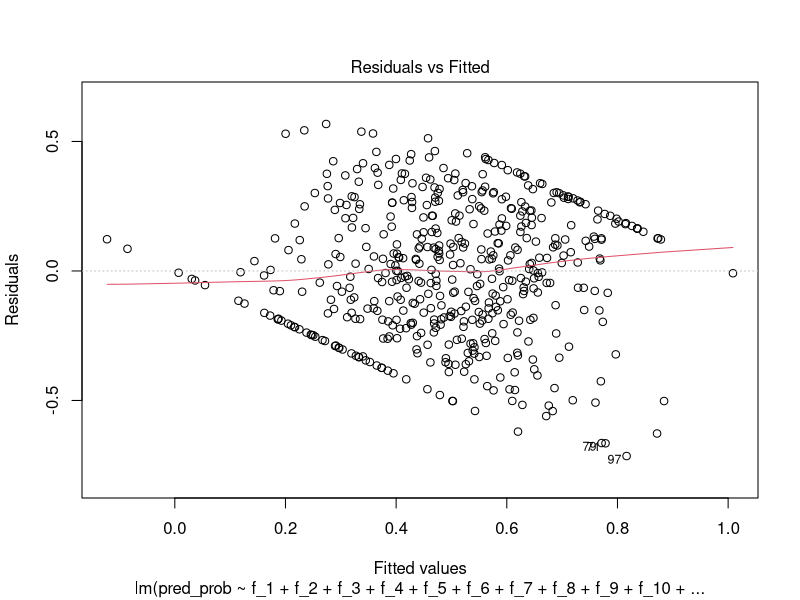
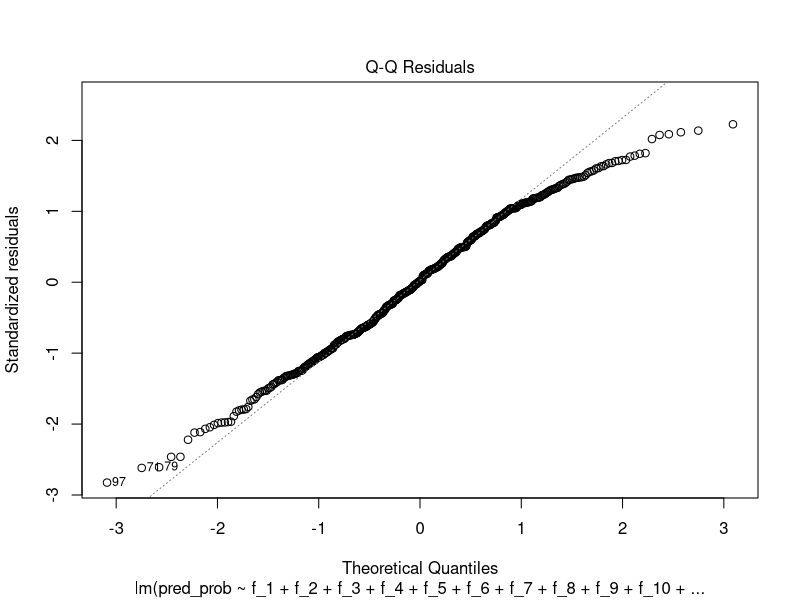
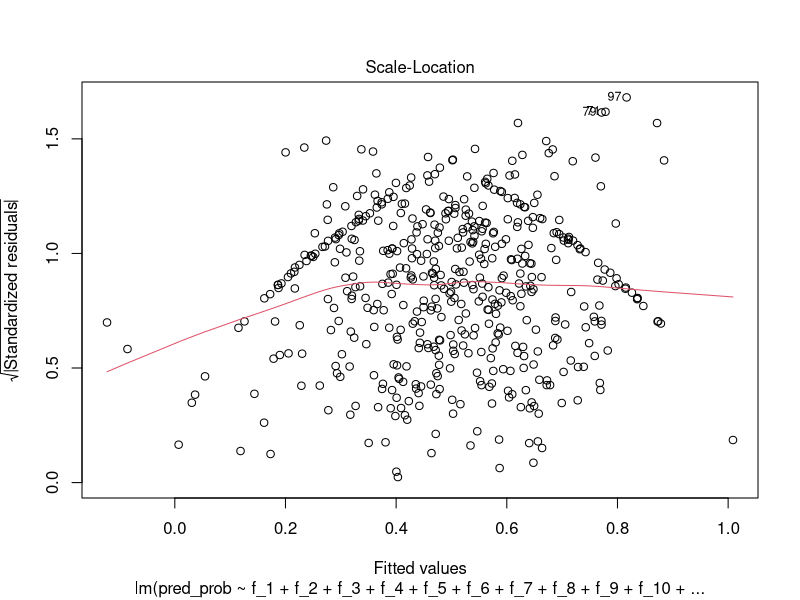
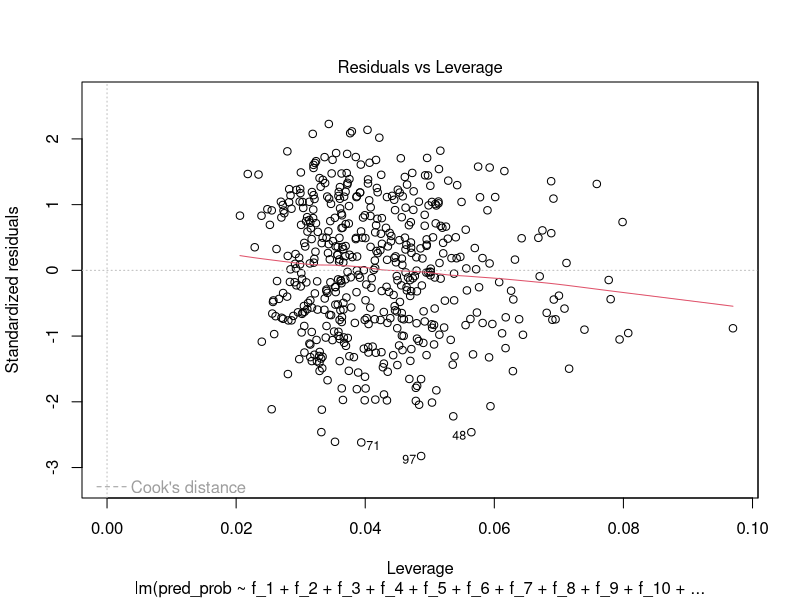
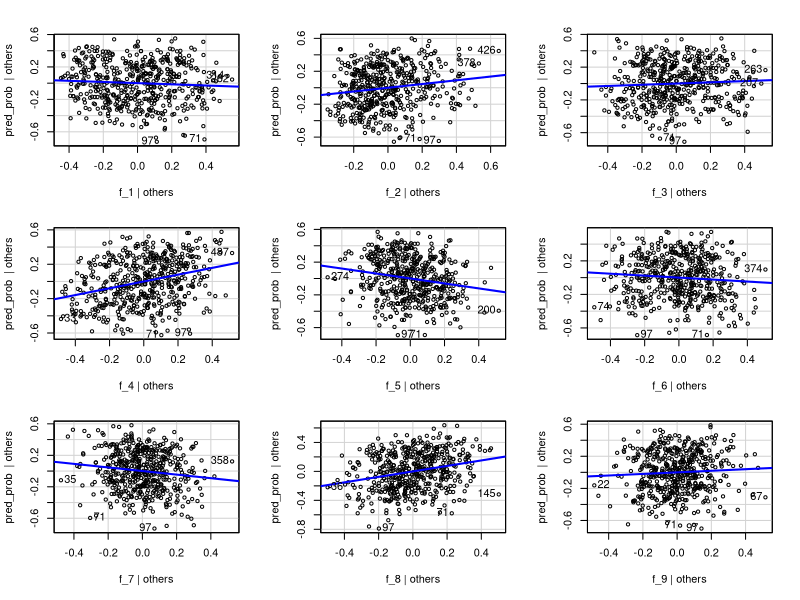
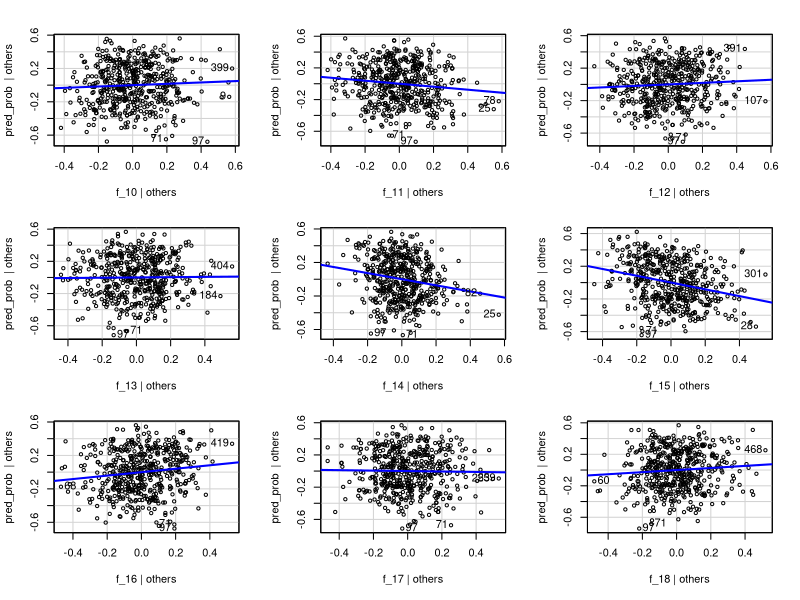
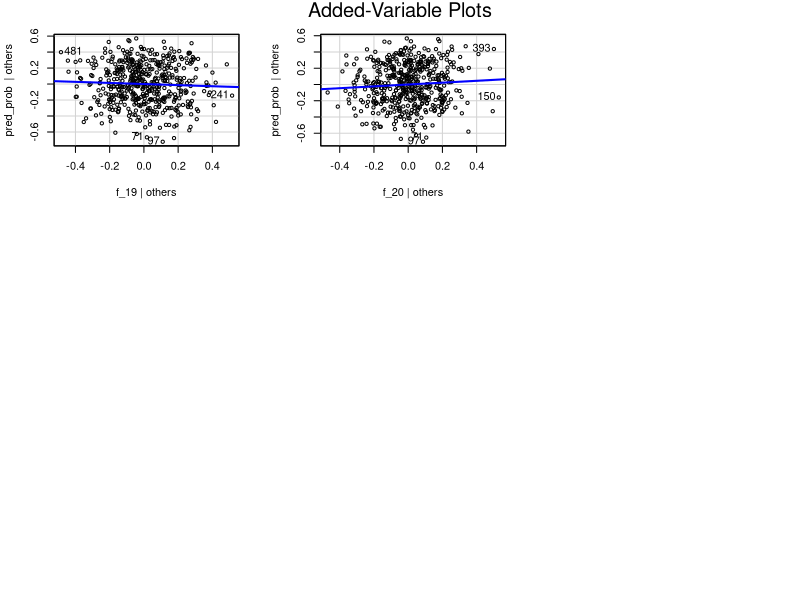
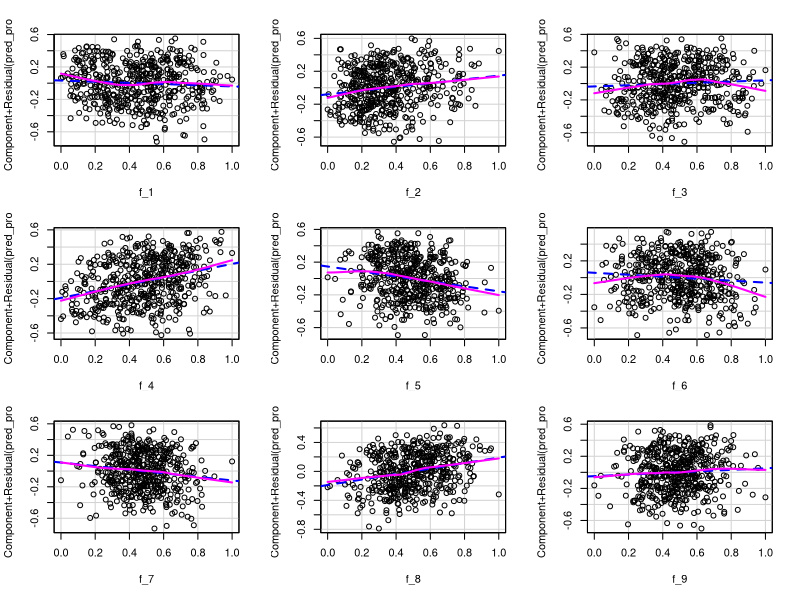

Recreate these plots in R, in order. (Note: this script raises an error after producing the figures.)
## ---- chunk 1
knitr::opts_chunk$set(echo = TRUE)
## ---- chunk 2
# Load the required libraries
library(tidyverse)
library(caret)
library(MASS)
library(car)


## ---- chunk 3
# Load the dataset
data <- read.csv("pca_data_20_d8.csv")  # Update with the actual CSV file name

# Display the structure of the loaded data
str(data)

## ---- chunk 4
# Load the dplyr package for data manipulation
library(dplyr)

# Normalize each feature to the range [0, 1]
normalized_data <- data %>%
  mutate(across(starts_with("f"), ~ (.-min(.)) / (max(.) - min(.))))

# Display the first few rows of the normalized data
head(normalized_data)


## ---- chunk 5
col_name <- NULL;
for (i in 1:400) {
  
  col_name <-  paste0(col_name,"f_", i,"+")
  #data[, col_name] <- boxcox(data[, paste0("Feature_", i)], lambda = NULL)$x
}
cat(col_name)
## ---- chunk 6
model_2  = lm(pred_prob ~ f_1+f_2+f_3+f_4+f_5+f_6+f_7+f_8+f_9+f_10+f_11+f_12+f_13+f_14+f_15+f_16+f_17+f_18+f_19+f_20, data = normalized_data)
summary(model_2)
## ---- chunk 7

plot(model_2)
## ---- chunk 8

residuals <- residuals(model_2)

# Create the AV plot
avPlots(model_2)

# Create the CR plot
crPlots(model_2)

## ---- chunk 9
# Apply Box-Cox transformation to the target variable (response) if needed
# For example, if you have a response variable named 'y', you can transform it like this:
# data$y_transformed <- boxcox(data$y, lambda = NULL)
# Uncomment and modify the above line based on your data

# Apply Box-Cox transformation to the features
# Assuming the transformed features are named 'Feature_1_transformed', ..., 'Feature_10_transformed'

boxcox(data[, paste0("Feature_1")], lambda = NULL)
for (i in 1:10) {
  boxcox(data[, paste0("Feature_", i)], lambda = NULL)
  #col_name <- paste0("Feature_", i, "_transformed")
  #data[, col_name] <- boxcox(data[, paste0("Feature_", i)], lambda = NULL)$x
}

# Define the list of transformed feature names
transformed_feature_names <- paste0("Feature_", 1:10, "_transformed")  # Adjust the range as needed

# Construct the formula for MLR
formula <- reformulate(transformed_feature_names, response = "y")

# Perform Multiple Linear Regression (MLR) using the transformed features
model <- lm(formula, data = data)

# Display the summary of the MLR model
summary(model)
